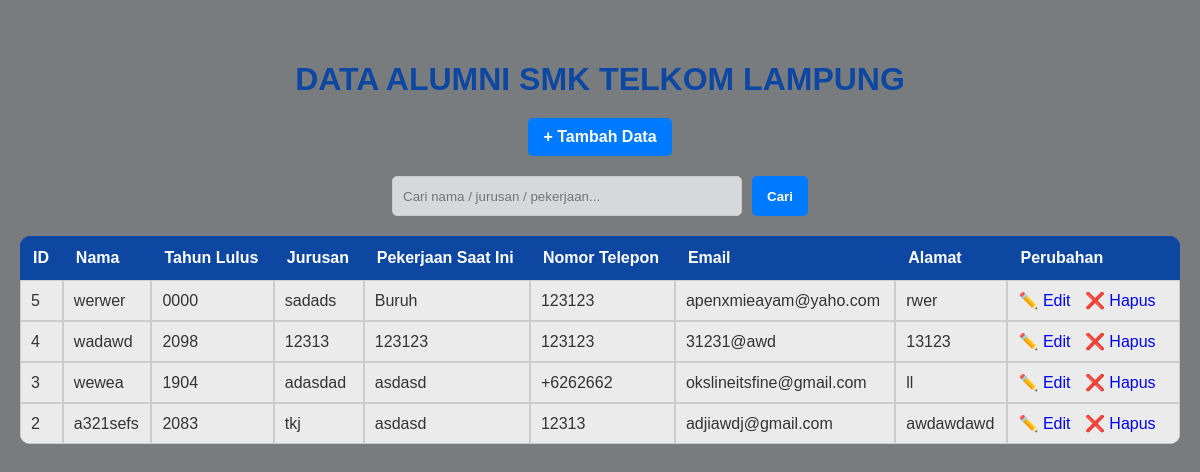
The page / on the database its author committed.
### tables this page shows
CREATE TABLE `alumni` (
  `Id_Alumni` int(11) NOT NULL,
  `Nama_Lengkap` varchar(100) NOT NULL,
  `Tahun_Lulus` year(4) NOT NULL,
  `Jurusan` varchar(50) NOT NULL,
  `Pekerjaan_Saat_Ini` varchar(100) NOT NULL,
  `Nomor_Telepon` varchar(15) NOT NULL,
  `Email` varchar(100) NOT NULL,
  `Alamat` text NOT NULL
);

### index.php (the view, shortened to what this page needs)
<?php
require 'koneksi.php';
$cari = isset($_GET['cari']) ? $koneksi->real_escape_string($_GET['cari']) : '';
$where_clause = '';
$sql = "SELECT * FROM alumni" . $where_clause . " ORDER BY Id_Alumni DESC";
$result = $koneksi->query($sql);
?>
<!DOCTYPE html>
<html lang="id">
<head>
    <link rel="stylesheet" href="style.css">
</head>
<body>
    <div class="container">
        <h1>DATA ALUMNI SMK TELKOM LAMPUNG</h1>
        <a href="tambah_alumni.php" class="btn btn-tambah">+ Tambah Data</a>
        <form method="GET" class="search-form">
            <input type="text" name="cari" placeholder="Cari nama / jurusan / pekerjaan..."
                   value="<?= htmlspecialchars($cari) ?>">
            <button type="submit" class="btn btn-cari">Cari</button>
        </form>
        <table>
            <thead>
                <tr>
                    <th>ID</th>
                    <th>Nama</th>
                    <th>Tahun Lulus</th>
                    <th>Jurusan</th>
                    <th>Pekerjaan Saat Ini</th>
                    <th>Nomor Telepon</th>
                    <th>Email</th>
                    <th>Alamat</th>
                    <th>Perubahan</th>
                </tr>
            </thead>
            <tbody>
                <?php if ($result->num_rows > 0): ?>
                    <?php while($row = $result->fetch_assoc()): ?>
                    <tr>
                        <td><?= htmlspecialchars($row['Id_Alumni']) ?></td>
                        <td><?= htmlspecialchars($row['Nama_Lengkap']) ?></td>
                        <td><?= htmlspecialchars($row['Tahun_Lulus']) ?></td>
                        <td><?= htmlspecialchars($row['Jurusan']) ?></td>
                        <td><?= htmlspecialchars($row['Pekerjaan_Saat_Ini']) ?></td>
                        <td><?= htmlspecialchars($row['Nomor_Telepon']) ?></td>
                        <td><?= htmlspecialchars($row['Email']) ?></td>
                        <td><?= htmlspecialchars($row['Alamat']) ?></td>
                        <td class="action-links">
                            <a href="edit.php?id=<?= $row['Id_Alumni'] ?>">✏️ Edit</a>
                            <a href="hapus.php?id=<?= $row['Id_Alumni'] ?>" onclick="return confirm('Yakin ingin menghapus data ini?')">❌ Hapus</a>
                        </td>
                    </tr>
                    <?php endwhile; ?>
                <?php else: ?>
                    <tr>
                        <td colspan="9" style="text-align: center;">Tidak ada data alumni yang ditemukan.</td>
                    </tr>
                <?php endif; ?>
            </tbody>
        </table>
    </div>
</body>
</html>

### style.css (style rules this page uses)
body { font-family: Arial, sans-serif; background-color: #f0f8ff; color: #333; margin: 0; padding: 0; background-image: linear-gradient(rgba(0, 0, 0, 0.5), rgba(0, 0, 0, 0.5)), url('img.jpg'); background-size: cover; background-repeat: no-repeat; background-attachment: fixed; background-position: center; }
.container { max-width: 1200px; margin: 20px auto; padding: 20px; }
h1, h2 { color: #0d47a1; text-align: center; margin-bottom: 20px; }
.search-form { display: flex; justify-content: center; align-items: center; gap: 10px; margin: 20px 0; }
.search-form input[type="text"] { padding: 10px; border: 1px solid #ccc; border-radius: 5px; height: 40px; width: 350px; box-sizing: border-box; background-color: rgba(255, 255, 255, 0.7); }
.btn { padding: 10px 15px; border: none; border-radius: 5px; cursor: pointer; font-weight: bold; text-decoration: none; display: inline-block; text-align: center; transition: background-color 0.3s; }
.btn-tambah { background-color: #007bff; color: white; margin-bottom: 20px; display: block; width: fit-content; margin-left: auto; margin-right: auto; }
.btn-cari, .btn-simpan { background-color: #007bff;; color: white; height: 40px; box-sizing: border-box; display: flex; align-items: center; justify-content: center; }
table { width: 100%; border-collapse: separate; margin-top: 20px; border-radius: 10px; overflow: hidden; border-spacing: 0; }
table th { background-color: #0d47a1; color: white; padding: 12px; text-align: left; border: 1px solid #0d47a1; }
table td { padding: 10px; border: 1px solid #ccc; background-color: rgba(255, 255, 255, 0.85); }
.action-links a { margin-right: 10px; text-decoration: none; }

### rows shown on the page
alumni: Id_Alumni "5", Nama_Lengkap "werwer", Tahun_Lulus "0000", Jurusan "sadads", Pekerjaan_Saat_Ini "Buruh", Nomor_Telepon "123123", Email "apenxmieayam@yaho.com", Alamat "rwer"
alumni: Id_Alumni "4", Nama_Lengkap "wadawd", Tahun_Lulus "2098", Jurusan "12313", Pekerjaan_Saat_Ini "123123", Nomor_Telepon "123123", Email "31231@awd", Alamat "13123"
alumni: Id_Alumni "3", Nama_Lengkap "wewea", Tahun_Lulus "1904", Jurusan "adasdad", Pekerjaan_Saat_Ini "asdasd", Nomor_Telepon "+6262662", Email "okslineitsfine@gmail.com", Alamat "ll"
alumni: Id_Alumni "2", Nama_Lengkap "a321sefs", Tahun_Lulus "2083", Jurusan "tkj", Pekerjaan_Saat_Ini "asdasd", Nomor_Telepon "12313", Email "adjiawdj@gmail.com", Alamat "awdawdawd"
